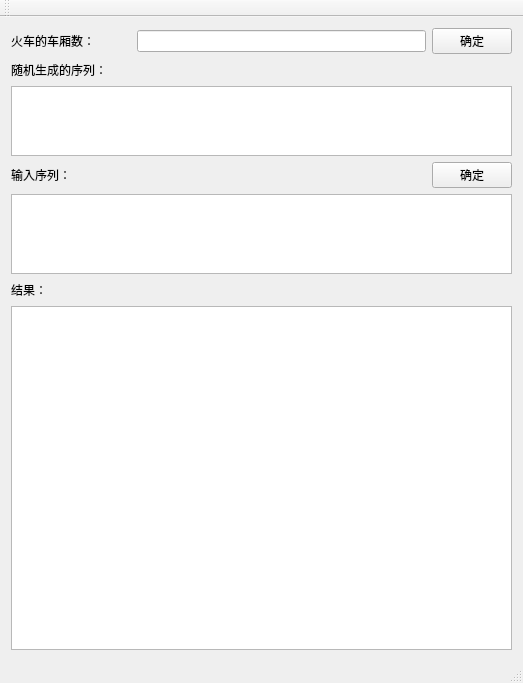
<?xml version="1.0" encoding="UTF-8"?>
<ui version="4.0">
 <class>Train_scheduling_problemClass</class>
 <widget class="QMainWindow" name="Train_scheduling_problemClass">
  <property name="geometry">
   <rect>
    <x>0</x>
    <y>0</y>
    <width>523</width>
    <height>683</height>
   </rect>
  </property>
  <property name="windowTitle">
   <string>火车调度问题</string>
  </property>
  <widget class="QWidget" name="centralWidget">
   <layout class="QVBoxLayout" name="verticalLayout">
    <item>
     <layout class="QHBoxLayout" name="horizontalLayout">
      <item>
       <widget class="QLabel" name="label">
        <property name="minimumSize">
         <size>
          <width>120</width>
          <height>0</height>
         </size>
        </property>
        <property name="text">
         <string>火车的车厢数：</string>
        </property>
       </widget>
      </item>
      <item>
       <widget class="QLineEdit" name="lineEdit"/>
      </item>
      <item>
       <widget class="QPushButton" name="OKButton">
        <property name="text">
         <string>确定</string>
        </property>
       </widget>
      </item>
     </layout>
    </item>
    <item>
     <layout class="QHBoxLayout" name="horizontalLayout_2">
      <item>
       <widget class="QLabel" name="label_2">
        <property name="minimumSize">
         <size>
          <width>120</width>
          <height>0</height>
         </size>
        </property>
        <property name="maximumSize">
         <size>
          <width>120</width>
          <height>16777215</height>
         </size>
        </property>
        <property name="text">
         <string>随机生成的序列：</string>
        </property>
       </widget>
      </item>
      <item>
       <spacer name="horizontalSpacer_2">
        <property name="orientation">
         <enum>Qt::Horizontal</enum>
        </property>
        <property name="sizeHint" stdset="0">
         <size>
          <width>40</width>
          <height>20</height>
         </size>
        </property>
       </spacer>
      </item>
     </layout>
    </item>
    <item>
     <widget class="QTextEdit" name="textEdit">
      <property name="maximumSize">
       <size>
        <width>16777215</width>
        <height>70</height>
       </size>
      </property>
     </widget>
    </item>
    <item>
     <layout class="QHBoxLayout" name="horizontalLayout_4">
      <item>
       <widget class="QLabel" name="label_4">
        <property name="text">
         <string>输入序列：</string>
        </property>
       </widget>
      </item>
      <item>
       <spacer name="horizontalSpacer_3">
        <property name="orientation">
         <enum>Qt::Horizontal</enum>
        </property>
        <property name="sizeHint" stdset="0">
         <size>
          <width>40</width>
          <height>20</height>
         </size>
        </property>
       </spacer>
      </item>
      <item>
       <widget class="QPushButton" name="OKButton2">
        <property name="text">
         <string>确定</string>
        </property>
       </widget>
      </item>
     </layout>
    </item>
    <item>
     <widget class="QTextEdit" name="textEdit_2">
      <property name="maximumSize">
       <size>
        <width>16777215</width>
        <height>80</height>
       </size>
      </property>
     </widget>
    </item>
    <item>
     <layout class="QHBoxLayout" name="horizontalLayout_3">
      <item>
       <widget class="QLabel" name="label_3">
        <property name="text">
         <string>结果：</string>
        </property>
       </widget>
      </item>
      <item>
       <spacer name="horizontalSpacer">
        <property name="orientation">
         <enum>Qt::Horizontal</enum>
        </property>
        <property name="sizeHint" stdset="0">
         <size>
          <width>40</width>
          <height>20</height>
         </size>
        </property>
       </spacer>
      </item>
     </layout>
    </item>
    <item>
     <widget class="QPlainTextEdit" name="plainTextEdit"/>
    </item>
   </layout>
  </widget>
  <widget class="QMenuBar" name="menuBar">
   <property name="geometry">
    <rect>
     <x>0</x>
     <y>0</y>
     <width>523</width>
     <height>26</height>
    </rect>
   </property>
  </widget>
  <widget class="QToolBar" name="mainToolBar">
   <attribute name="toolBarArea">
    <enum>TopToolBarArea</enum>
   </attribute>
   <attribute name="toolBarBreak">
    <bool>false</bool>
   </attribute>
  </widget>
  <widget class="QStatusBar" name="statusBar"/>
 </widget>
 <layoutdefault spacing="6" margin="11"/>
 <resources>
  <include location="train_scheduling_problem.qrc"/>
 </resources>
 <connections/>
</ui>
